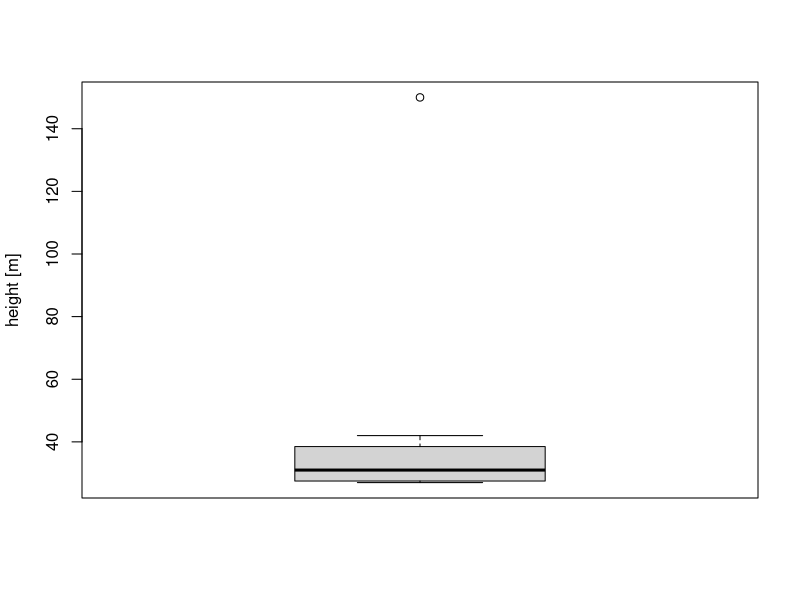
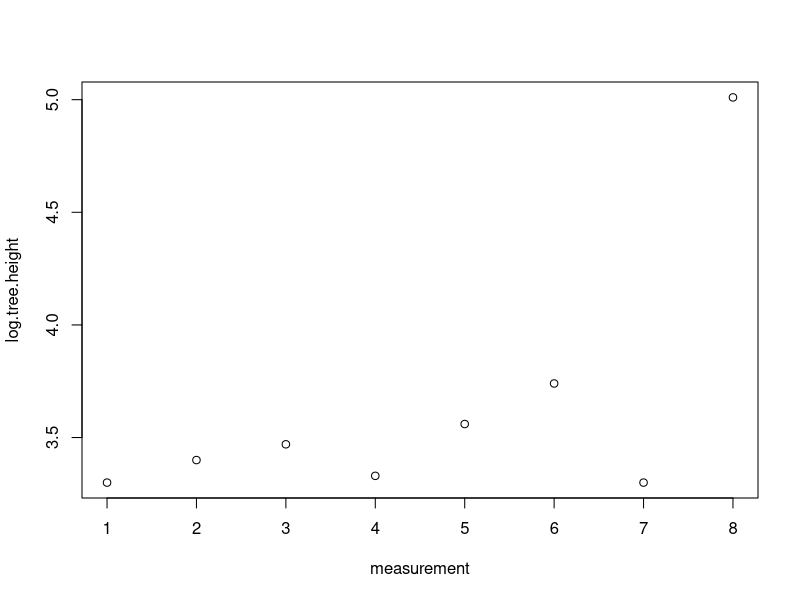
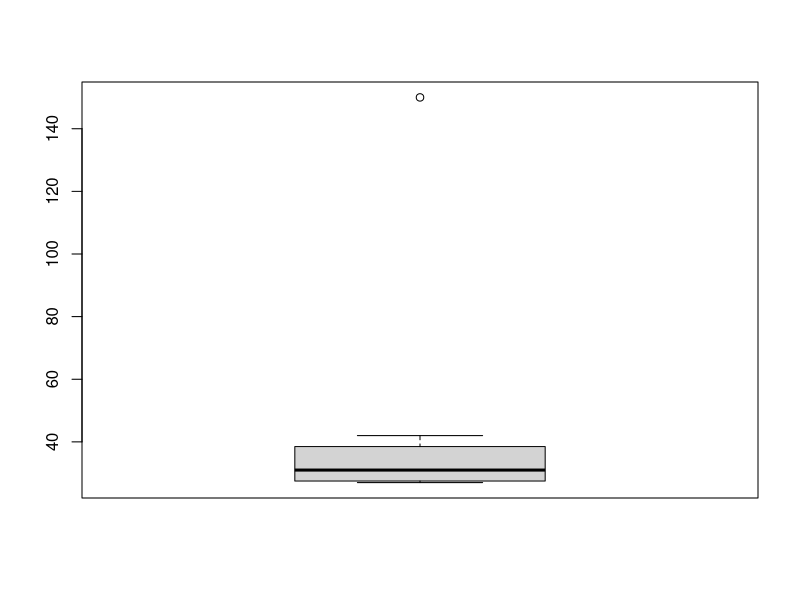
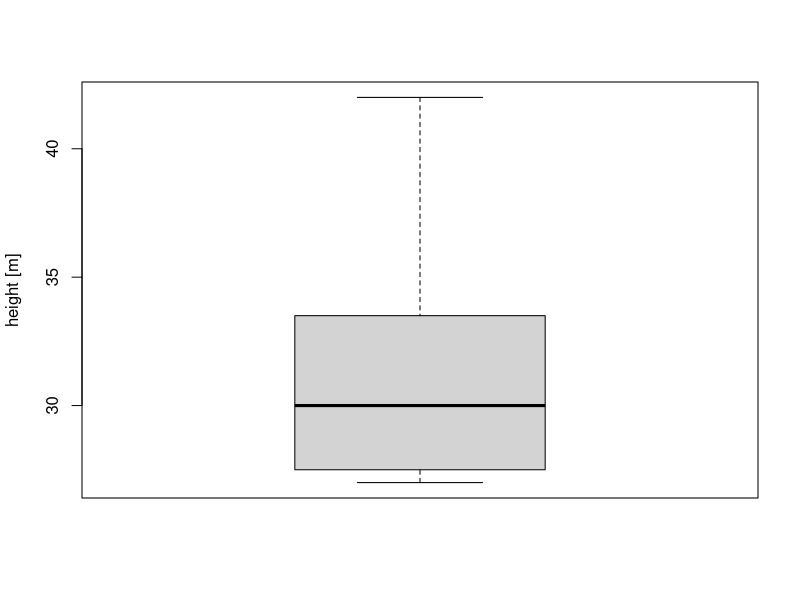
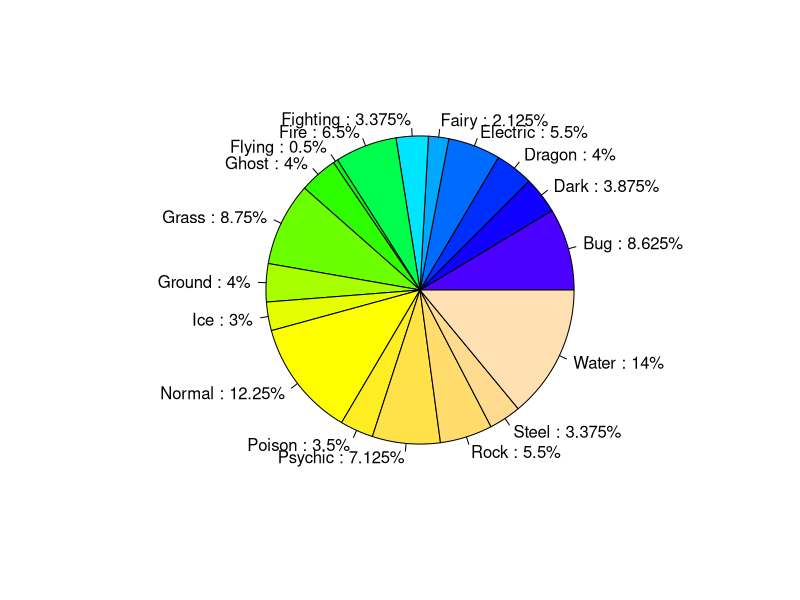
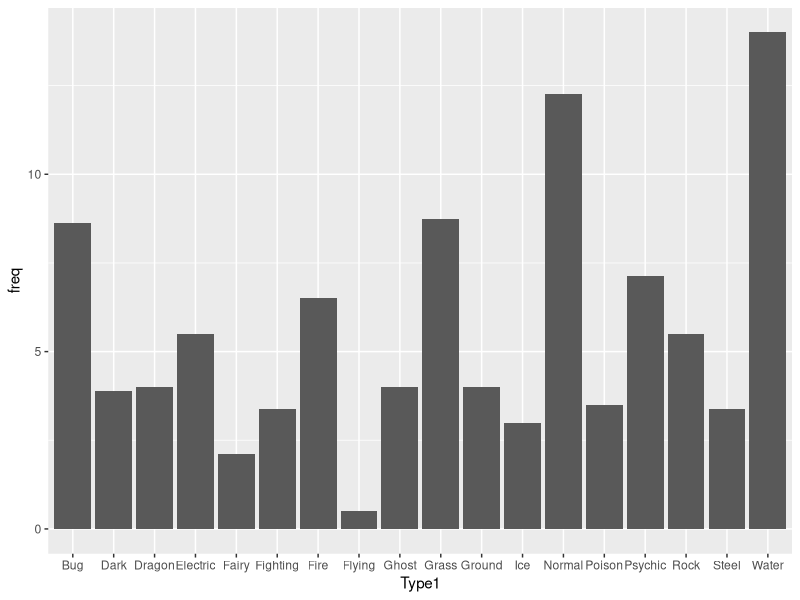
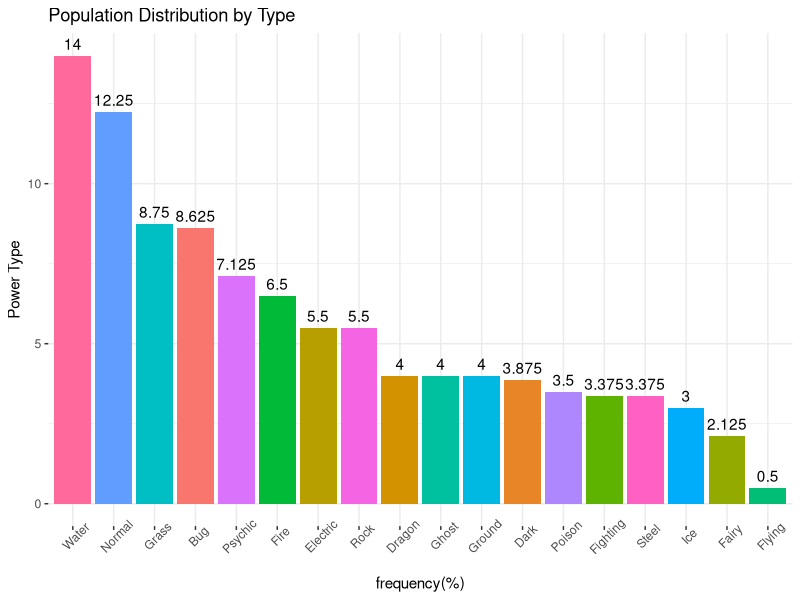
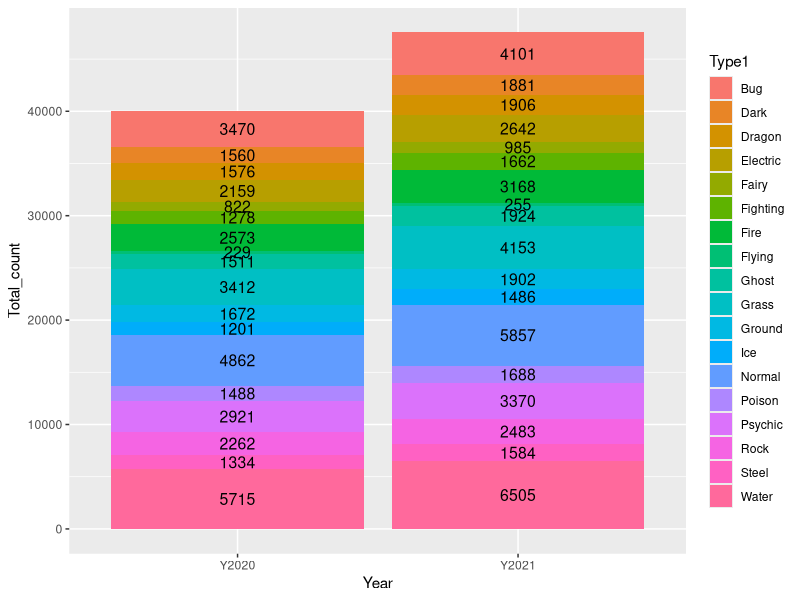

Reproduce these figures in R, in order.
#Setup---
# https://librarysearch.stir.ac.uk/discovery/fulldisplay?docid=alma991004705879706861&context=L&vid=44UST_INST:VU1&lang=en&search_scope=ALMA_NO_JOURNALS&adaptor=Local%20Search%20Engine&tab=LibraryCatalog&query=any,contains,r%20ecology&offset=0
# file:///C:/Users/tmaso/OneDrive/Msc%20Environmental%20Management/R/Lakicevic2020_Book_IntroductionToRForTerrestrialE.pdf

library(tidyverse)
library(dplyr)
library(ggplot2)
library(reshape)
library(vegan)
install.packages("vegan")

#Creating vectors----
id<-1:12
species<-paste("Species", 1:12)
size<-c(50,25,30,45,2,70,22,20,10,45,22,56)
altitude<-c(rep("0-500",2), rep("501-1000",3), rep("1001-1500",5), rep("0-500",2))
protection<-c(rep(T, each=5), rep(F, each=7))

# create DF
df<-data.frame(id, species, size, altitude, protection)
df
View(df)

# subsetting data----
df_subset<-subset(df,size>=50)
View(df_subset)

# multiple criteria subset
subset(df, size>10 &(altitude=="0-500"|altitude=="501-1000")&protection==T)

#removing elements from a dataframe
  #remove a row
df[-12,] # removes 12th row
df[-c(1:7,10),] #removes 1 to 7 and 10

#remove cols based on name
subset(df,select = -c(altitude,protection))

#remove cols and rows at the same time
df[-(2:9),-c(1,3)] #removes rows 2 to 9 and rows 1 and 3df
# to keep only cols 1 and 3, just remove the "-" before "c"

#Adding elements to a data frame----
# This will add the year 2018, 2019 repeated 6x
year<-c(rep(2018:2019,6))

#append to the DF
cbind(df,year) #or
data.frame(df,year)

#Merge DF's----

# COLUMNS
  #create new df to merge 
df.category<-data.frame(id=1:12,category=c("a","b","c"))
df.category
  # merge
merge(df,df.category,by="id")

# ROWS
df.row<-apply(df,2,min) #this row contains the lowest value in each column
df.row
#this creates 1 row, it can be added using rbind
rbind(df,df.row)

# or as a list, create the list
row.list<-list(15,"species 8",28,"501-1000",T)
row.list
#bind it
rbind(df[1:3,],row.list) #this binds it with only entries 1,3 for example

# OPERATIONS----

#cut function
size.group<-cut(df$size,breaks=3,
                labels = c("small","medium","large"))
size.group
cbind(df,size.group)
# in this example R auto-defines small, med and large
  # but we can define our own thresholds
size.group2<-cut(df$size,breaks=c(0,30,100), #2 groups are make <=30 and bwteen 30-100.
                 labels=c("regular","remarkable"))
size.group2
cbind(df,size.group2)

#Manipulating the dataframe----

  #find max population size for protected species
protected<-subset(df,protection==T)
max(protected$size)
protected

  #count species with protected status
length(which(df$protection==T))
    # and in a specific range
length(which(df$protection==T & df$altitude=="0-500"))

  #max pop size in each range
df3<-aggregate(df$size,by=list(altitude),FUN=max)
df3
   #name the columns
names(df3)<-c("altitude","max pop size")
   #reorder the data
df3[order(df3$`max pop size`),]

#calculate avg pop size by protection status
df4<-aggregate(df$size,by=list(protection),FUN=mean)
names(df4)<-c("protection","avg pop size")
df4

#MISSING DATA----
  # for demo, replace pop sizes of 45 with NA
df$size[df$size==45]<-NA
df.na<-df
df.na

# NA data means tha certain sums will not work, for example
sum(df$size)
# NA values need to be replaced
sum(df$size,na.rm=T)
  # na remove sums up all the values excluding NA

# in order to list all rows with NA (missing data)
df[!complete.cases(df),]

#Replacing missing values----
#Creating a vector with complete cases
size.complete<-df$size[complete.cases(df$size)]
size.complete
#Finding a mode value for complete cases
size.complete<-factor(size.complete)
mode<-rev(sort(summary(size.complete)))
mode<-mode[1]
mode
#Filling missing elements with the mode value
df$size[!complete.cases(df$size)]<-22
df$size
df # NA's have been placed with 22

#Finding the median value of complete cases
median<-median(df$size, na.rm=T)
median
#Filling missing elements with the median value
df$size[!complete.cases(df$size)]<-median
df$size
df # NA's have been placed with 22

# "Safe" NA threshold----
  #There is a conventional threshold regarding the number 
  #of missing values in a row or column that should be taken 
  #into account. If we have large datasets, a threshold of 5% 
  #missing values is considered “safe.” 
  #For cases in which there are more than 5% missing values, 
  #it is recommended to discard that column or row from the data

#Checking percentage of missing elements in a column
per.missing<-function(x){sum(is.na(x))/length(x)*100}
apply(df.na, 2, per.missing)
# we have 16% data NA. This a big issue because this is a small dataset

#Checking percentage of missing elements in a row
miss.rows<-apply(df.na, 1, per.missing)
cbind(id, miss.rows)
  # shows that 20% of elements have missing data in THE ROW
   # 1 column out of 5


#OUTLIER DATA----
# transforming outliers----

#Measured height of poplar trees [meters]
tree.height.meters<-c(27,30,32,28,35,42,27,150)
  # here we have outlier data of 150
boxplot(tree.height.meters, ylab = "height [m]")
  # if we think the outlier is invalid we can just remove it, but if it valid
  # we can log-transform the data
#Transforming values using log funtion
log.tree.height<-log(tree.height.meters)
log.tree.height<-round(log.tree.height,2)
log.tree.height
#Plotting transformed values
plot(log.tree.height, xlab="measurement")

# We can ise this ^ to compare the inital and logtransformed data to show the effect
#Creating a matrix (initial and transformed values)
it<-matrix(c(tree.height.meters,log.tree.height), ncol=2, byrow=F)
colnames(it)<-c("initial", "transformed")
it
#Defining multiple functions
multi.fun <- function(x) {c(mean = mean(x),
            median = median(x), sd = sd(x))}
#Apply multiple functions
apply(it,2, multi.fun)

# removing outliers----
initial<-tree.height.meters # first, rename the dataset in question
rm.out<-initial[!initial%in%boxplot(initial)$out]
rm.out
# now the boxplot is reasonable
boxplot(rm.out, ylab="height [m]")
# with SUMMARY i can pull descriptive data
summary(rm.out)

# BASIC ECOLOGICAL ANALYSIS----
#import data----
getwd()
list.files()
pdata<-read.csv("pdtest.csv")
pdata$Type1<-pdata$Type.1
pdata<-select(pdata,-Type.1)
View(pdata)
dim(pdata)
str(pdata)
unique(pdata$`Type1`)

# create a new DF subset for all Fire Types
fire<-subset(pdata,`Type1`=="Fire")
View(fire)

# back to pdata, make Type 1 a factor
pdata$`Type1`<-factor(pdata$`Type1`)
summary(pdata$`Type1`) # see totals per Type1

#calculate biological spectrum
biospec<-prop.table(summary(pdata$'Type1'))*100
biospec# results are as a %
biospec[rev(order(biospec))] # this orders HI-LOW
# transform the results into a matrix!
biospec<-as.matrix(biospec)
labels<-paste(c(rownames(biospec)),":",
              biospec[,1])
labels<-paste(labels,"%",sep="")
#pie
pie(biospec,labels=labels,col=topo.colors(18))

typechart<-pdata %>% 
  count(Type1) %>% 
  mutate(freq=n/sum(n)*100) %>% 
  arrange(desc(freq))

# DPLYR CAN ALSO WORK OUR PROPORTION WITHOUT SUBSETTING----
pdata %>%
  group_by(Type1)%>%
  summarize(n=n())%>%
  mutate(freq=n/sum(n)*100)
# or BETTER BECAUSE DECIMALS ARE EQUAL!!!

View(typechart)
# Then chart
ggplot(typechart,aes(Type1,freq))+
  geom_col()
# order and formatting
ggplot(typechart,aes(reorder(Type1,-freq,sum),freq,fill=Type1))+
  geom_col()+
  geom_text(aes(label=freq),vjust=-0.5)+
  labs(x="frequency(%)",
       y = "Power Type",
       title = "Population Distribution by Type")+
  theme(legend.position = "none",
        axis.text.x = element_text(angle=45),
        panel.background = element_blank(),
        panel.grid = element_line(colour="grey92"))

#YOY proportional changes----
  # expand the data set with count data for 2 years
pdata2<-pdata
dim(pdata2)
pdata2$Y2020<-rnorm(800,50,10)
pdata2$Y2020<-round(pdata2$Y2020,0)
pdata2$Y2021<-rnorm(800,60,10)
pdata2$Y2021<-round(pdata2$Y2021,0)

# now mark the changes using MUTATE + IFELSE
pdata3<-pdata2 %>% 
  mutate(change = ifelse(pdata2$Y2020==pdata2$Y2021,"no change",
                         ifelse(pdata2$Y2020<pdata2$Y2021,"increase",
                                "decrease")))
View(pdata3)

# count the types of change
pdata3 %>% count(change)
# stacked bar to compare YOY
#To graphically present the number of species in 2014 and 2019, we create two different plots: 
#stacked and grouped bar. When defining values to be placed on the x and y axes, we need to have 
#unique values, so we cannot specify two different columns to be printed on the y axis. Therefore, we 
#need to make some adjustments to the data frame df before printing the results. In fact, we need to 
#create a new data frame with one column showing the number of individuals in which the first half of 
#rows show the number of individuals in 2014 and then the second half the number in 2019. This transformation is easily done with the function “melt” from the package “reshape”:

#DPLYR gather and spread can be used----
pdatagather<-pdata2 %>% 
  gather(key="Year",value="Sightings",3:4)

# summary stats (individual pokemon too many data)
pdsum<-pdatagather %>% 
  group_by(Type1,Year) %>% 
  summarize(Total_count = sum(Sightings))
#chart
pdsum %>% 
  ggplot(aes(Year,Total_count,fill=Type1))+
  geom_bar(stat = "identity")+
  geom_text(aes(label=Total_count),size=4,
            position=position_stack(vjust=0.5))
  
# now to show the % share of each Type per year
pdsum<-pdsum %>% 
group_by(Year) %>% 
  mutate(percent = Total_count/sum(Total_count)*100)
pdsum$percent<-round(pdsum$percent,2)
# chart
pdsum %>% 
  ggplot(aes(Year,percent,fill=Type1))+
  geom_bar(stat = "identity")+
  geom_text(aes(label=percent),size=4,
            position=position_stack(vjust=0.5))

# data can be shown as a grouped bar
pdsum %>% 
  ggplot(aes(Type1,Total_count,fill=Year))+
  geom_bar(stat="identity",position="dodge")+
  geom_text(aes(label=Total_count),
            position=position_dodge(width=0.9),vjust=-0.5,size=3)+
  scale_y_continuous(expand = expansion(mult = c(0, .1))) # Tip: remove x-ax gap----
  # and the percentage
pdsum %>% 
  ggplot(aes(reorder(Type1,-percent,sum),percent,fill=Year))+ #ordered by hi-low-2021
  geom_bar(stat="identity",position="dodge")+
  geom_text(aes(label=percent),
            position=position_dodge(width=0.9),vjust=-0.5,size=3)+
  scale_y_continuous(expand = expansion(mult = c(0, .1)))+
  labs(x="Type",y="Percentage of all types in given year")

#facet wrapping
  # split by species YOY
pdsum %>% 
  ggplot(aes(Year,percent,fill=Year))+
  geom_bar(stat="identity")+
  facet_wrap(~Type1)

# split by year species
pdsum %>%
  ggplot(aes(Type1,percent,fill=Type1))+
  geom_bar(stat="identity")+
  facet_wrap(~Year)

# that is a bit crowded, we can subset in the ggplot to make it nicer
ggplot(subset(pdsum,Type1 %in% c("Dark","Dragon","Ghost","Poison","Psychic")),aes(Type1,percent,fill=Type1))+
  geom_bar(stat="identity")+
  facet_wrap(~Year)

# BIODIVERSITY INDICES----
  # alpha indices measure species in a particular area
  # beta indices compare similarities between different areas

# Shannon and Simpson indices
  # calculating in base R----

# ! SHANNON INDEX----
  # p.i = proportion  of species (i)n the community
  # s = total number of species in the community
# calculate  p
p<-round(prop.table(typechart$n),3)
# add p to the dataframe
typechart<-cbind(typechart,p)
# calculate In(p)
in.p<-round(log(x=p),3)
# add in(p) to the dataframe
typechart<-cbind(typechart,in.p)
# multiply p * in.p, add column to the dataframe
typechart<-cbind(typechart, multipl=round(p*in.p,3))
typechart
# To calculate the Shannon index: 
  # sum the values in the column “multipl” 
    #and multiply it by -1
shannon<-sum(typechart$multipl)*(-1)
  # result = 2.716
# index usually ranges between 1.5-3.5
  # index above 3.5 and 4 suggests high biodiversity

# ! SIMPSON INDEX----
  # p.i = proportion  of species (i)n the community
  # s = total number of species in the community
# calculate  p
p<-round(prop.table(typechart$n),3)
# calculate p * p
p2<-round(p*p,3)
# To calculate Simpson index:
simpson<-1-sum(p2)
simpson
# index ranges 0 - 1 (1 is higher biodiversity)

  # calculating using VEGAN package----

# data prep
  # here i have done SUBSET & SPREAD to transform the data
pdsum2<-pdsum %>% 
  select(Type1,Year,Total_count) %>% 
  filter(Type1 %in%c("Dark","Dragon","Ghost","Poison","Psychic")) %>% 
  group_by(Year) %>% 
  spread(key="Type1",value="Total_count")
# I have to rename the rows to be the years
pdsum2<-pdsum2 %>% 
  remove_rownames %>% 
  column_to_rownames(var="Year")

# ! RICHNESS----
  # is an ALPHA biodiversity index (Fedor and Zvaríková 2019)
#Calculating the richness
fun.1<-function(x){sum(x>0)} 
richness<-apply(pdsum2, 1, FUN=fun.1)
richness
# result shows that there are 5 species found in each group (in this case, each year)

# ! VEGAN SHANNON INDEX----
  # command "for" makes a loop
#Calculating the Shannon index
for (pdsum2.row in 1:2)
{shannon<- matrix(diversity(pdsum2[,], index = "shannon"))} 
shannon<-round(shannon,3)
shannon
#rename rows and cols
row.names(shannon)<-row.names(pdsum2) 
colnames(shannon)<-"Shannon"

# ! VEGAN SIMPSON INDEX----
#Calculating the Simpson index
for (pdsum2.row in 1:2)
{simpson<- matrix(diversity(pdsum2[,], index = "simpson"))} 
simpson<-round(simpson,3)
simpson
#rename rows and cols
row.names(simpson)<-row.names(pdsum2) 
colnames(simpson)<-"Simpson" 

# All 3 can be assembled
indices<-cbind(shannon,simpson,richness)
indices<-data.frame(indices)
indices

# Plotting indices----
indices %>% 
  ggplot(aes(Simpson,Shannon,label=row.names(indices)))+
  geom_point(color=factor(richness),size=5)+
  geom_text()+
  ylim(1.4,1.6)+xlim(0.7,9)

# BETA INDEXES----
#differences between communities
#data
comm.1<-c(25,40,50,15,22,0,0) 
comm.2<-c(70,32,58,42,0,2,0) 
comm.3<-c(82,50,0,0,24,32,0) 
comm.4<-c(0,30,72,75,36,4,47)
bd<-matrix(c(comm.1, comm.2, comm.3, comm.4), nrow=4, byrow = T) 
row.names(bd)<-c("comm.1", "comm.2", "comm.3", "comm.4") 
colnames(bd)<-paste("Species", LETTERS[1:7])
bd

# ! VEGAN SORENSEN INDEX----


# ! VEGAN JACCARD DISTANCE----
